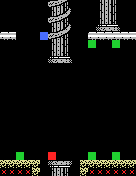

Below is a game level as drawn by its tile map, then a one-line description and the .tmx file that defines it, in full:
An orthogonal 17x22 tile map with 8x8 px tiles, 1 tile layer (Tile Layer 1).

<map version="1.2" tiledversion="1.3.2" orientation="orthogonal" renderorder="right-down" compressionlevel="0" width="17" height="22" tilewidth="8" tileheight="8" infinite="0" nextlayerid="2" nextobjectid="1">
 <tileset firstgid="1" name="temple-tiles" tilewidth="8" tileheight="8" tilecount="256" columns="16">
  <image source="temple-tiles.png" width="128" height="128" />
 </tileset>
 <layer id="1" name="Tile Layer 1" width="17" height="22">
  <data encoding="csv">
1,1,1,1,1,1,35,36,37,1,1,1,8,9,10,1,1,
1,1,1,1,1,1,8,33,34,1,1,1,8,9,10,1,1,
1,1,1,1,1,1,35,36,37,1,1,1,8,9,10,1,1,
1,1,1,1,1,1,8,33,34,1,1,1,5,6,7,1,1,
16,16,1,1,1,255,35,36,37,1,1,16,16,16,16,16,16,
1,1,1,1,1,1,8,9,10,1,1,256,1,1,256,1,1,
1,1,1,1,1,1,8,9,10,1,1,1,1,1,1,1,1,
1,1,1,1,1,1,5,6,7,1,1,1,1,1,1,1,1,
1,1,1,1,1,1,1,1,1,1,1,1,1,1,1,1,1,
1,1,1,1,1,1,1,1,1,1,1,1,1,1,1,1,1,
1,1,1,1,1,1,1,1,1,1,1,1,1,1,1,1,1,
1,1,1,1,1,1,1,1,1,1,1,1,1,1,1,1,1,
1,1,1,1,1,1,1,1,1,1,1,1,1,1,1,1,1,
1,1,1,1,1,1,1,1,1,1,1,1,1,1,1,1,1,
1,1,1,1,1,1,1,1,1,1,1,1,1,1,1,1,1,
1,1,1,1,1,1,1,1,1,1,1,1,1,1,1,1,1,
1,1,1,1,1,1,1,1,1,1,1,1,1,1,1,1,1,
1,1,1,1,1,1,1,1,1,1,1,1,1,1,1,1,1,
1,1,1,1,1,1,1,1,1,1,1,1,1,1,1,1,1,
1,1,256,1,1,1,254,1,1,1,1,256,1,1,256,1,1,
3,3,3,3,3,1,11,12,13,1,3,3,3,3,3,3,3,
253,253,253,253,3,1,8,9,10,1,3,253,253,253,253,253,253
</data>
 </layer>
</map>
